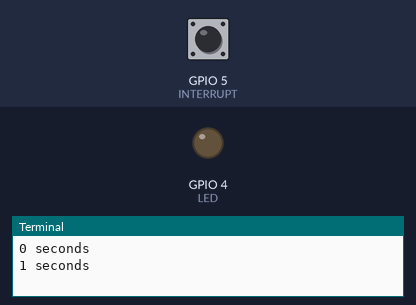
Simulated run of this program. Board: Raspberry Pi (BCM pin numbers). Parts: output pins drawn as LEDs (lit = HIGH), the last lines printed to the terminal. The inputs (shaded band) are chosen by the test bench; at power-on: GPIO 5 (INTERRUPT) HIGH.

Above: at 1.2 s.
1.3 s: GPIO 5 (INTERRUPT) pulled LOW for 0.15 s
At 2.5 s:
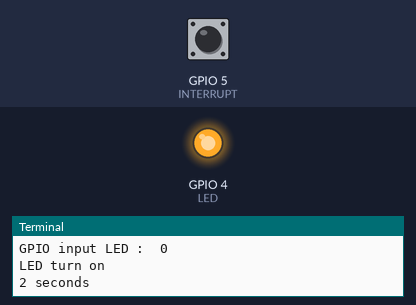
2.9 s: GPIO 5 (INTERRUPT) pulled LOW for 1 s
At 3.7 s:
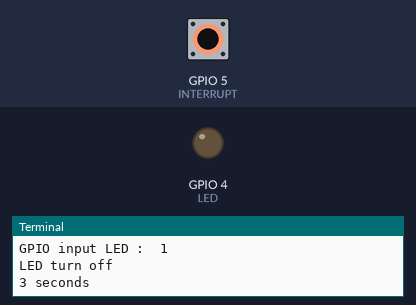
5.4 s: GPIO 5 (INTERRUPT) pulled LOW for 3.2 s
At 6.8 s:
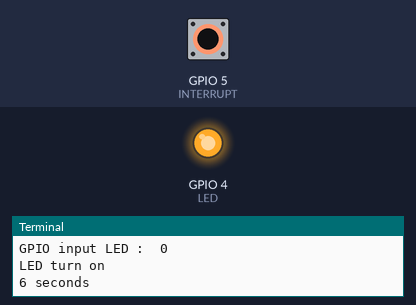
Timing chart, 0 to 8.4 s (numbered marks = the images above; inputs shaded):
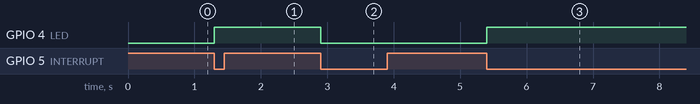

The program:

led_interrupt.py
```python
import RPi.GPIO as GPIO
import time

LED = 4
INTERRUPT = 5

# Using BCM GPIO
GPIO.setmode(GPIO.BCM)
# Set LED pin as OUTPUT
GPIO.setup(LED, GPIO.OUT)
# Set BUTTON pin as INPUT
GPIO.setup(INTERRUPT, GPIO.IN, pull_up_down = GPIO.PUD_UP)

# Interrupt callback function
def my_call(pin):
    print('GPIO input LED : ', GPIO.input(LED))

    if GPIO.input(LED):
        GPIO.output(LED, False)
        print('LED turn off')
    else:
        GPIO.output(LED, True)
        print('LED turn on')

# Add interrupt service routine
GPIO.add_event_detect(INTERRUPT, GPIO.FALLING, callback=my_call, bouncetime=300)

count = 0

try:

    while True:
        print(f'{count} seconds')
        count += 1
        time.sleep(1)

except KeyboardInterrupt:
    print("keyboard interrupt")
    # Remove interrupt service routine
    GPIO.remove_event_detect(INTERRUPT)
    GPIO.cleanup()
```

Measured:
- after the input at 1.3 s, GPIO 4 (LED): LOW → HIGH at once
- after the input at 2.9 s, GPIO 4 (LED): HIGH → LOW at once
- after the input at 5.4 s, GPIO 4 (LED): LOW → HIGH at once
